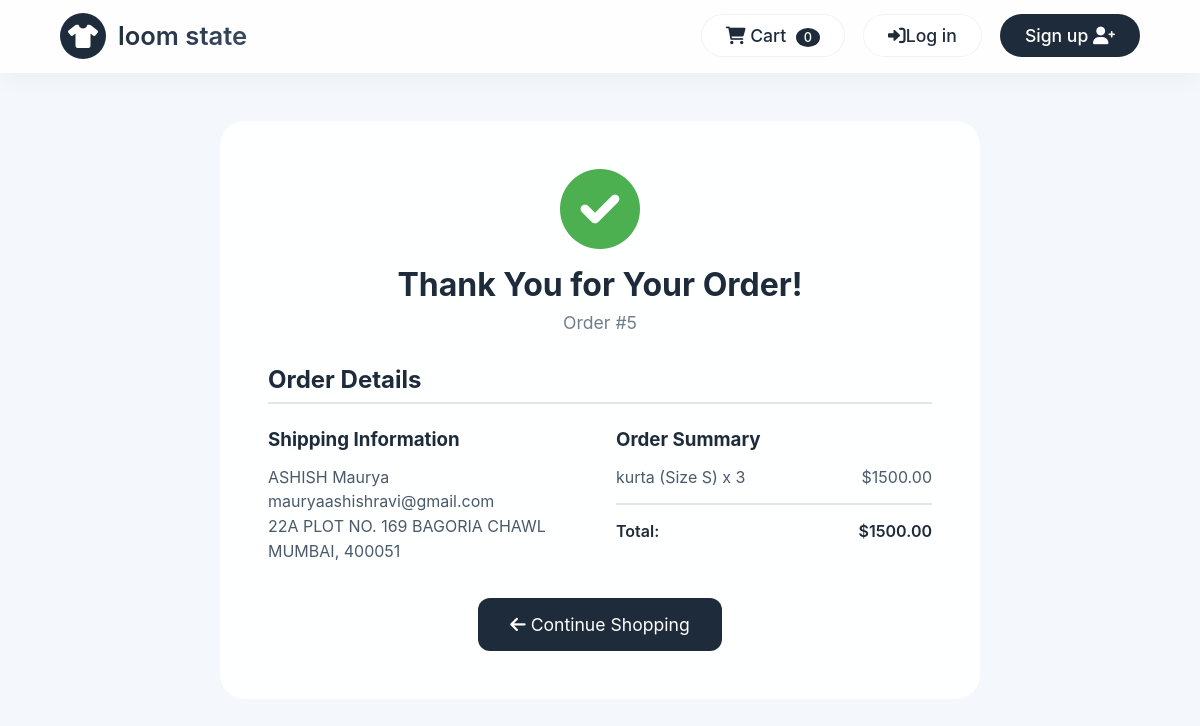
The page /order/5/ on the database its author committed.
### store/models.py (models this page shows, shortened)
class Order(models.Model):
    user = models.ForeignKey(User, on_delete=models.SET_NULL, null=True, blank=True)
    first_name = models.CharField(max_length=100)
    last_name = models.CharField(max_length=100)
    email = models.EmailField()
    address = models.CharField(max_length=250)
    city = models.CharField(max_length=100)
    postal_code = models.CharField(max_length=20)
    created = models.DateTimeField(auto_now_add=True)
    updated = models.DateTimeField(auto_now=True)
    paid = models.BooleanField(default=False)
    payment_id = models.CharField(max_length=100, blank=True, null=True)
    razorpay_order_id = models.CharField(max_length=100, blank=True, null=True)
    payment_signature = models.CharField(max_length=200, blank=True, null=True)
    total_amount = models.DecimalField(max_digits=10, decimal_places=2, default=0)
    class Meta:
        ordering = ['-created']
    def get_total_cost(self):
        return sum(item.get_cost() for item in self.items.all())

class OrderItem(models.Model):
    order = models.ForeignKey(Order, related_name='items', on_delete=models.CASCADE)
    product = models.ForeignKey(Product, related_name='order_items', on_delete=models.CASCADE)
    price = models.DecimalField(max_digits=10, decimal_places=2)
    quantity = models.PositiveIntegerField(default=1)
    size = models.CharField(max_length=3)
    def get_cost(self):
        try:
            if self.price is not None:
                return self.price * self.quantity
            return 0
        except (TypeError, AttributeError):
            return 0

class Product(models.Model):
    category = models.ForeignKey(Category, related_name='products', on_delete=models.CASCADE)
    name = models.CharField(max_length=200)
    slug = models.SlugField(unique=True)
    description = models.TextField()
    price = models.DecimalField(max_digits=10, decimal_places=2)
    old_price = models.DecimalField(max_digits=10, decimal_places=2, blank=True, null=True)
    image = models.ImageField(upload_to='products/')
    stock = models.IntegerField(default=10)
    available = models.BooleanField(default=True)
    created = models.DateTimeField(auto_now_add=True)
    updated = models.DateTimeField(auto_now=True)
    size_s = models.BooleanField(default=True)
    size_m = models.BooleanField(default=True)
    size_l = models.BooleanField(default=True)
    size_xl = models.BooleanField(default=True)
    size_xxl = models.BooleanField(default=True)
    class Meta:
        ordering = ['-created']

### store/views.py (the view)
# urls.py: path('order/<int:order_id>/', views.order_confirmation, name='order_confirmation'),  # This line is critical
def order_confirmation(request, order_id):
    try:
        order = Order.objects.get(id=order_id)
        if request.user.is_authenticated:
            if order.user and order.user != request.user:
                messages.error(request, 'You do not have permission to view this order.')
                return redirect('store:home')
        else:
            pass
        context = {
            'order': order
        }
        return render(request, 'store/order_confirmation.html', context)
    except Order.DoesNotExist:
        messages.error(request, 'Order not found.')
        return redirect('store:home')

### store/context_processors.py (called while the page is built)
def cart_item_count(request):
    cart_item_count = 0
    if request.user.is_authenticated:
        try:
            cart = Cart.objects.get(user=request.user)
            cart_item_count = cart.get_total_items()
        except Cart.DoesNotExist:
            pass
    else:
        session_key = request.session.session_key
        if session_key:
            try:
                cart = Cart.objects.get(session_key=session_key)
                cart_item_count = cart.get_total_items()
            except Cart.DoesNotExist:
                pass
    return {'cart_item_count': cart_item_count}

### store/templates/store/order_confirmation.html (shortened to what this page needs)
{% extends 'base.html' %}
{% load static %}
{% block content %}
<div class="confirmation-container">
    <div class="confirmation-card">
        <i class="fas fa-check-circle success-icon"></i>
        <h1>Thank You for Your Order!</h1>
        <p class="order-number">Order #{{ order.id }}</p>
        <div class="order-details">
            <h2>Order Details</h2>
            <div class="details-grid">
                <div class="detail-section">
                    <h3>Shipping Information</h3>
                    <p>{{ order.first_name }} {{ order.last_name }}</p>
                    <p>{{ order.email }}</p>
                    <p>{{ order.address }}</p>
                    <p>{{ order.city }}, {{ order.postal_code }}</p>
                </div>
                <div class="detail-section">
                    <h3>Order Summary</h3>
                    {% for item in order.items.all %}
                    <div class="order-item">
                        <span>{{ item.product.name }} (Size {{ item.size }}) x {{ item.quantity }}</span>
                        <span>${{ item.get_cost }}</span>
                    </div>
                    {% endfor %}
                    <div class="order-total">
                        <span>Total:</span>
                        <span>${{ order.get_total_cost }}</span>
                    </div>
                </div>
            </div>
        </div>
        <div class="confirmation-actions">
            <a href="{% url 'store:home' %}" class="continue-shopping-btn">
                <i class="fas fa-arrow-left"></i> Continue Shopping
            </a>
        </div>
    </div>
</div>
{% endblock %}

### static/css/style.css (style rules this page uses)
* { margin: 0; padding: 0; box-sizing: border-box; font-family: 'Inter', system-ui, sans-serif; }
body { background: #f4f7fc; min-height: 100vh; }

### store/templates/store/order_confirmation.html (style rules this page uses)
.confirmation-container { max-width: 800px; margin: 3rem auto; padding: 0 20px; }
.confirmation-card { background: rgba(255,255,255,0.9); backdrop-filter: blur(10px); border-radius: 24px; padding: 3rem; text-align: center; }
.success-icon { font-size: 5rem; color: #4CAF50; margin-bottom: 1rem; }
.confirmation-card h1 { color: #1e2b3a; margin-bottom: 0.5rem; }
.order-number { color: #6f7d8c; font-size: 1.1rem; margin-bottom: 2rem; }
.order-details { text-align: left; margin: 2rem 0; }
.order-details h2 { color: #1e2b3a; margin-bottom: 1.5rem; padding-bottom: 0.5rem; border-bottom: 2px solid rgba(0,0,0,0.1); }
.details-grid { display: grid; grid-template-columns: 1fr 1fr; gap: 2rem; }
.detail-section h3 { color: #1e2b3a; margin-bottom: 1rem; }
.detail-section p { color: #4a5a6a; margin-bottom: 0.3rem; }
.order-item { display: flex; justify-content: space-between; margin-bottom: 0.5rem; color: #4a5a6a; }
.order-total { display: flex; justify-content: space-between; margin-top: 1rem; padding-top: 1rem; border-top: 2px solid rgba(0,0,0,0.1); font-weight: 600; color: #1e2b3a; }
.confirmation-actions { margin-top: 2rem; }
.continue-shopping-btn { display: inline-block; background: #1e2b3a; color: white; text-decoration: none; padding: 1rem 2rem; border-radius: 12px; font-size: 1.1rem; transition: 0.2s; }

### rows shown on the page
Order: id "5", first_name "ASHISH", last_name "Maurya", email "mauryaashishravi@gmail.com", address "22A PLOT NO. 169 BAGORIA CHAWL", city "MUMBAI", postal_code "400051", get_total_cost "1500.00"
OrderItem: product.name "kurta", size "S", quantity "3", get_cost "1500.00"

### other values the page prints
{{ cart_item_count }} "0"
